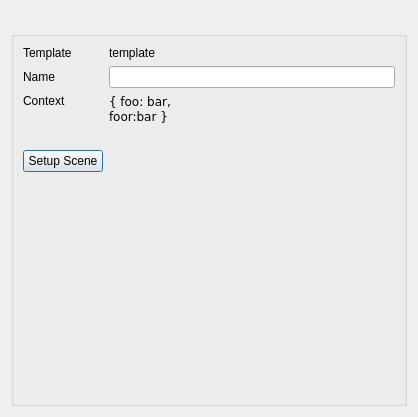
<?xml version="1.0" encoding="UTF-8"?>
<ui version="4.0">
 <class>Dialog</class>
 <widget class="QDialog" name="Dialog">
  <property name="geometry">
   <rect>
    <x>0</x>
    <y>0</y>
    <width>418</width>
    <height>417</height>
   </rect>
  </property>
  <property name="windowTitle">
   <string>Bait Shotgun Tools</string>
  </property>
  <layout class="QVBoxLayout" name="verticalLayout">
   <item>
    <widget class="QLabel" name="label">
     <property name="sizePolicy">
      <sizepolicy hsizetype="Preferred" vsizetype="Preferred">
       <horstretch>0</horstretch>
       <verstretch>0</verstretch>
      </sizepolicy>
     </property>
     <property name="minimumSize">
      <size>
       <width>0</width>
       <height>0</height>
      </size>
     </property>
     <property name="maximumSize">
      <size>
       <width>250</width>
       <height>40</height>
      </size>
     </property>
     <property name="text">
      <string/>
     </property>
     <property name="pixmap">
      <pixmap resource="resources.qrc">:/res/logo.png</pixmap>
     </property>
     <property name="scaledContents">
      <bool>true</bool>
     </property>
     <property name="wordWrap">
      <bool>false</bool>
     </property>
     <property name="margin">
      <number>0</number>
     </property>
     <property name="indent">
      <number>-1</number>
     </property>
    </widget>
   </item>
   <item>
    <widget class="QGroupBox" name="groupBox">
     <property name="title">
      <string/>
     </property>
     <layout class="QGridLayout" name="gridLayout">
      <item row="0" column="0">
       <widget class="QLabel" name="label_2">
        <property name="text">
         <string>Template</string>
        </property>
       </widget>
      </item>
      <item row="0" column="2">
       <widget class="QLabel" name="template_preview">
        <property name="text">
         <string>template</string>
        </property>
       </widget>
      </item>
      <item row="3" column="2">
       <widget class="QLineEdit" name="name"/>
      </item>
      <item row="3" column="0">
       <widget class="QLabel" name="label_4">
        <property name="text">
         <string>Name</string>
        </property>
       </widget>
      </item>
      <item row="4" column="0">
       <widget class="QLabel" name="label_15">
        <property name="text">
         <string>Context</string>
        </property>
        <property name="alignment">
         <set>Qt::AlignLeading|Qt::AlignLeft|Qt::AlignTop</set>
        </property>
       </widget>
      </item>
      <item row="4" column="2">
       <widget class="QLabel" name="context">
        <property name="sizePolicy">
         <sizepolicy hsizetype="Preferred" vsizetype="Preferred">
          <horstretch>0</horstretch>
          <verstretch>0</verstretch>
         </sizepolicy>
        </property>
        <property name="minimumSize">
         <size>
          <width>0</width>
          <height>0</height>
         </size>
        </property>
        <property name="maximumSize">
         <size>
          <width>16777215</width>
          <height>16777215</height>
         </size>
        </property>
        <property name="text">
         <string>&lt;pre&gt;{ foo: bar, 
foor:bar }&lt;/pre&gt;</string>
        </property>
        <property name="alignment">
         <set>Qt::AlignLeading|Qt::AlignLeft|Qt::AlignTop</set>
        </property>
        <property name="wordWrap">
         <bool>true</bool>
        </property>
       </widget>
      </item>
      <item row="6" column="0">
       <widget class="QPushButton" name="setupScene">
        <property name="text">
         <string>Setup Scene</string>
        </property>
       </widget>
      </item>
      <item row="7" column="2">
       <spacer name="verticalSpacer">
        <property name="orientation">
         <enum>Qt::Vertical</enum>
        </property>
        <property name="sizeHint" stdset="0">
         <size>
          <width>20</width>
          <height>26</height>
         </size>
        </property>
       </spacer>
      </item>
      <item row="5" column="2">
       <spacer name="verticalSpacer_2">
        <property name="orientation">
         <enum>Qt::Vertical</enum>
        </property>
        <property name="sizeType">
         <enum>QSizePolicy::Minimum</enum>
        </property>
        <property name="sizeHint" stdset="0">
         <size>
          <width>20</width>
          <height>20</height>
         </size>
        </property>
       </spacer>
      </item>
     </layout>
    </widget>
   </item>
  </layout>
 </widget>
 <resources>
  <include location="resources.qrc"/>
 </resources>
 <connections/>
</ui>
